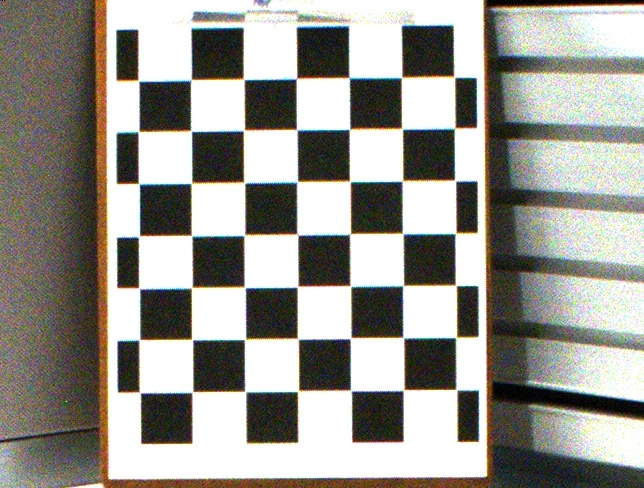
#> input picture images/calibration_images/calibration_image_1.jpg, 644 x 488 px; its folder holds 4 pictures in this run
$ python py_live_stream.py
#> lines starting #> are read from the running program, lines starting #| are printed output that depends on the picture
# -----------------------------------------------------------------------------
# Copyright (c) 2022, Lucid Vision Labs, Inc.
#
# THE SOFTWARE IS PROVIDED "AS IS", WITHOUT WARRANTY OF ANY KIND,
# EXPRESS OR IMPLIED, INCLUDING BUT NOT LIMITED TO THE WARRANTIES
# OF MERCHANTABILITY, FITNESS FOR A PARTICULAR PURPOSE AND
# NONINFRINGEMENT. IN NO EVENT SHALL THE AUTHORS OR COPYRIGHT HOLDERS
# BE LIABLE FOR ANY CLAIM, DAMAGES OR OTHER LIABILITY, WHETHER IN AN
# ACTION OF CONTRACT, TORT OR OTHERWISE, ARISING FROM, OUT OF OR IN
# CONNECTION WITH THE SOFTWARE OR THE USE OR OTHER DEALINGS IN
# THE SOFTWARE.
# -----------------------------------------------------------------------------

#%%
from arena_api.system import system
from arena_api.buffer import *
from arena_api.enums import PixelFormat
from arena_api.__future__.save import Writer

from matplotlib import pyplot as plt
import glob
import ctypes
import numpy as np
import cv2 as cv
import time

'''
Live Stream: Introduction
    This example introduces the basics of running a live stream
    from a single device. This includes creating a device, selecting
    up stream dimensions, getting buffer cpointer data, creating an
    array of the data and reshaping it to fit image dimensions using
    NumPy and displaying using OpenCV-Python.
'''

#%%
def create_devices_with_tries():
    '''
    This function waits for the user to connect a device before raising
        an exception
    '''

    tries = 0
    tries_max = 6
    sleep_time_secs = 10
    while tries < tries_max:  # Wait for device for 60 seconds
        devices = system.create_device()
        if not devices:
            print(
                f'Try {tries+1} of {tries_max}: waiting for {sleep_time_secs} '
                f'secs for a device to be connected!')
            for sec_count in range(sleep_time_secs):
                time.sleep(1)
                print(f'{sec_count + 1 } seconds passed ',
                    '.' * sec_count, end='\r')
            tries += 1
        else:
            print(f'Created {len(devices)} device(s)')
            return devices
    else:
        raise Exception(f'No device found! Please connect a device and run '
                        f'the example again.')

# [184 lines left out: functions resetNodes, setup, saveImage, color_detection, edge_detection, not called in this run]

# %%
## Camera Calibration Setup ##
def calibrationSetup():

    # termination criteria
    criteria = (cv.TERM_CRITERIA_EPS + cv.TERM_CRITERIA_MAX_ITER, 30, 0.001)

    # define dimensions
    dim = (7,7)

    # prepare object points
    objp = np.zeros((dim[0]*dim[1],3), np.float32)
    objp[:,:2] = np.mgrid[0:dim[0],0:dim[1]].T.reshape(-1,2)

    # Arrays to store object points and image points from all the images.
    objPoints = [] # 3d point in real world space
    imgPoints = [] # 2d points in image plane.

    # path to images
    globalPath = "C:/Users/PTHAWAI/OneDrive - Daimler Truck/Documents/LUCIDVisionWorkspace/images/calibration_images"
    # extension
    extension = "/*.jpg"
    # calibration images
    images = glob.glob(globalPath + extension)

    succCount = 0
    failCount = 0
    for image in images:

        # read image
        img = cv.imread(image)
#> img is the input picture: shape (488, 644, 3); mean B, G, R 144.1, 151.1, 152.8
        gray = cv.cvtColor(img, cv.COLOR_BGR2GRAY)
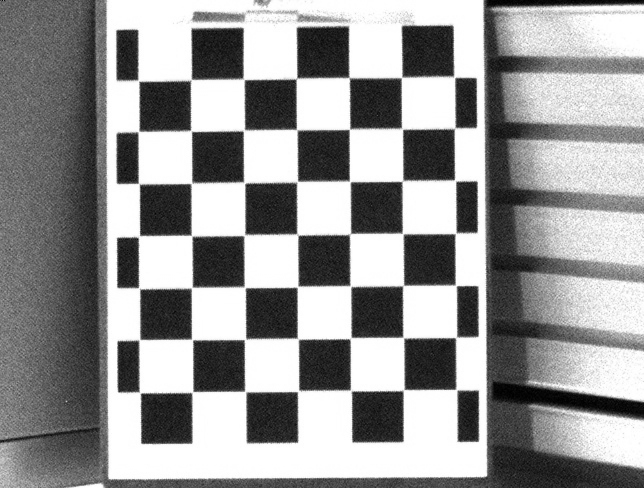
#> gray: shape (488, 644); min 0, max 255, mean 150.8

        # find chessboard corners
        ret, corners = cv.findChessboardCorners(gray, dim, None)
#> ret = True; corners = 49 rows, first 8: [140.4, 393.3], [138.7, 341], [138.3, 287.4], [138.4, 238.5], [138.9, 184], [138.3, 131.8], [138.4, 80.71], [192.1, 392.3]

        # if object found, add object points, refine using cornerSubPix and add image points
        if ret == True:

            objPoints.append(objp)  # append object points
            cornersRef = cv.cornerSubPix(gray, corners, (11,11), (-1,-1), criteria)   # refine corners
#> cornersRef = 49 rows, first 8: [139.9, 392.4], [139.3, 339.7], [139.2, 288.3], [139, 236.3], [138.8, 183.7], [138.6, 131.6], [138.4, 80.62], [192.4, 392.2]
            imgPoints.append(cornersRef)    # append image points
            succCount += 1

        elif ret == False:
            print(f"'Error: Insufficient image {image} to detect chessboard corners OR insufficient dimensions requested")
            failCount += 1
#> pass 2 of the loop in calibrationSetup, `for image in images:`:
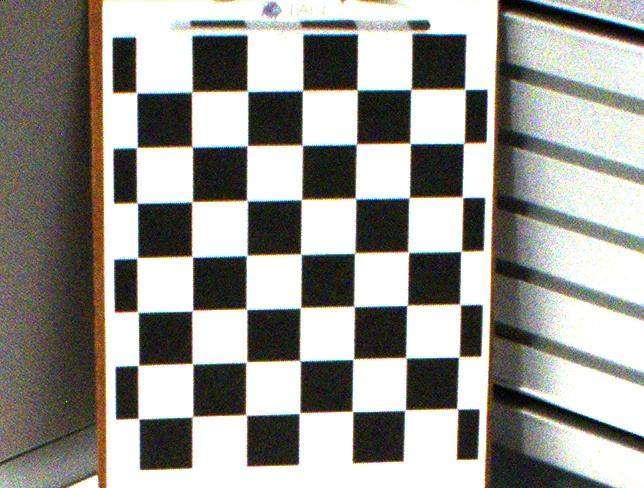
#> input picture images/calibration_images/calibration_image_10.jpg, 644 x 488 px
#> in calibrationSetup, img is the input picture: shape (488, 644, 3); mean B, G, R 146.2, 151.8, 152.6
#> in calibrationSetup, `gray = cv.cvtColor(img, cv.COLOR_BGR2GRAY)`:
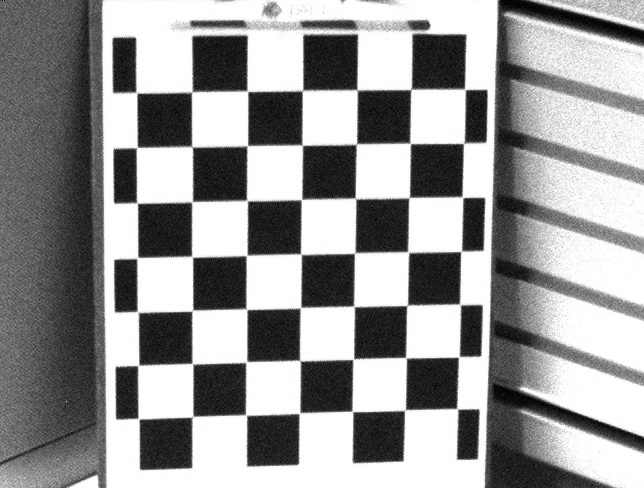
#> gray: shape (488, 644); min 0, max 255, mean 151.4
#> ret = False; corners = 48 rows, first 8: [356.5, 90.5], [302, 90], [402, 96], [410, 143], [356.5, 144.5], [247, 91.5], [302, 145], [247, 145.5]
#> pass 3 of the loop in calibrationSetup, `for image in images:`:
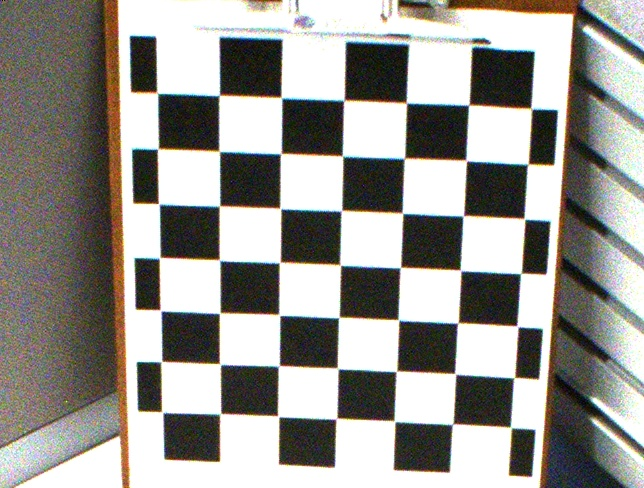
#> input picture images/calibration_images/calibration_image_11.jpg, 644 x 488 px
#> in calibrationSetup, img is the input picture: shape (488, 644, 3); mean B, G, R 145, 150.3, 152.1
#> in calibrationSetup, `gray = cv.cvtColor(img, cv.COLOR_BGR2GRAY)`:
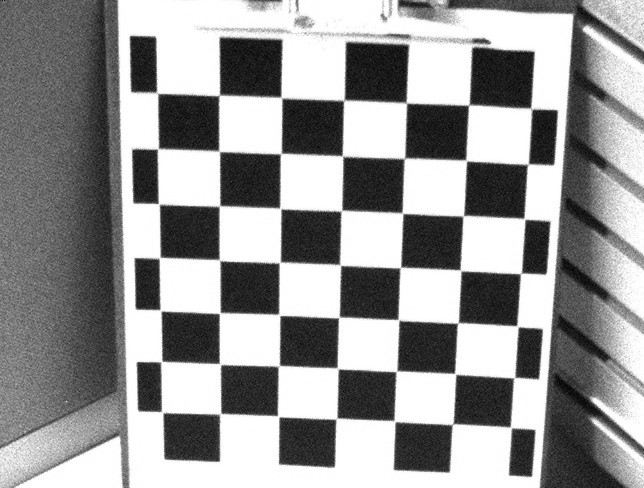
#> gray: shape (488, 644); min 0, max 255, mean 150.2
#> ret = True; corners = 49 rows, first 8: [156, 93.5], [220.4, 94.38], [281, 97.5], [341, 101], [407.8, 103.7], [468.2, 106.1], [532.7, 109.5], [157.3, 149.7]
#> cornersRef = 49 rows, first 8: [157.2, 92.85], [219.1, 95.38], [281.4, 97.58], [343.9, 100.3], [406.4, 102.9], [468.8, 104.9], [531.2, 108.5], [158, 148.8]
#> the loop made 4 passes; the first 3 are shown

    print("Calibration Setup complete")
    print(f"{succCount} out of {len(images)} image(s) succeeded")
    print(f"{failCount} out of {len(images)} image(s) failed")

    return  dim, objPoints, imgPoints, gray

#%%
## Camera Calibration ##
def calibrate(objPoints, imgPoints, gray):

    # calibrate camera/undistort images
    ret, cameraMatrix, distortionCoeffs, rotationVect, translationVect = cv.calibrateCamera(objPoints, imgPoints, gray.shape[::-1], None, None)

    # display calibration outputs
    print(f"Projection Error: \n{ret}\n")
    print(f"Camera Matrix: \n{cameraMatrix}\n")
    print(f"Distortion coefficients: \n{distortionCoeffs}\n")
    print(f"Camera Matrix: \n{cameraMatrix}\n")
    print(f"Rotation Vector: \n{rotationVect}\n")
    print(f"Translation Vector: \n{translationVect}\n")

    # return outputs
    return ret, cameraMatrix, distortionCoeffs, rotationVect, translationVect

#%%
# Re-projection Error
def reprojectionError(objPoints, imgPoints, cameraMatrix, distortionCoeffs, rotationVect, translationVect):

    mean_error = 0
    for i in range(len(objPoints)):
        imgPoints2, _ = cv.projectPoints(objPoints[i], rotationVect[i], translationVect[i], cameraMatrix, distortionCoeffs)
        error = cv.norm(imgPoints[i], imgPoints2, cv.NORM_L2)/len(imgPoints2)
        mean_error += error
    print("total error: {}".format(mean_error/len(objPoints)))

# [68 lines left out: functions undistort, draw, drawCube, poseEstimate, not called in this run]

#%%
def example_entry_point():
    """
    demonstrates live stream
    (1) Start device stream
    (2) Get a buffer and create a copy
    (3) Requeue the buffer
    (4) Calculate bytes per pixel for reshaping
    (5) Create array from buffer cpointer data
    (6) Create a NumPy array with the image shape
    (7) Display the NumPy array using OpenCV
    (8) When Esc is pressed, stop stream and destroy OpenCV windows
    """

    # calibrate camera
    dim, objPoints, imgPoints, gray = calibrationSetup()
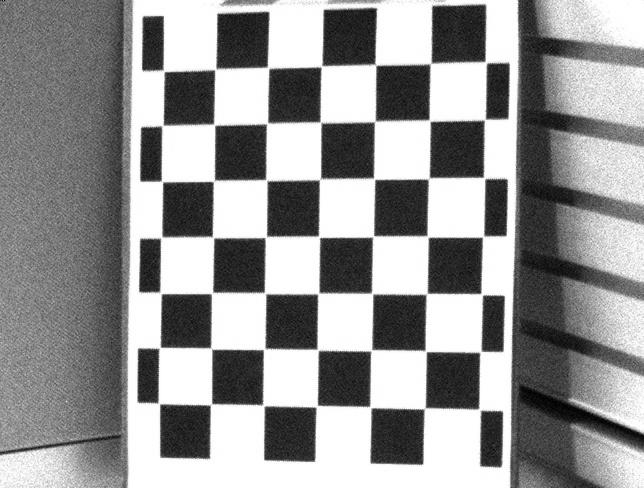
#> gray: shape (488, 644); min 0, max 255, mean 149.1
    ret, cameraMatrix, distortionCoeffs, rotationVect, translationVect = calibrate(objPoints, imgPoints, gray)
    reprojectionError(objPoints, imgPoints, cameraMatrix, distortionCoeffs, rotationVect, translationVect)

    devices = create_devices_with_tries()
    device = devices[0]

    # reset
    resetNodes(device)

    # Setup
    num_channels, pixel_format = setup(device)

    curr_frame_time = 0
    prev_frame_time = 0

    # define items for pose estimation function
    objp = np.zeros((dim[0]*dim[1],3), np.float32)
    objp[:,:2] = np.mgrid[0:dim[0],0:dim[1]].T.reshape(-1,2)
    axis = np.float32([[3,0,0], [0,3,0], [0,0,-3]]).reshape(-1,3)
    axisCube = np.float32([[0,0,0], [0,3,0], [3,3,0], [3,0,0], [0,0,-3],[0,3,-3],[3,3,-3],[3,0,-3]])

    with device.start_stream():
        """
        Infinitely fetch and display buffer data until esc is pressed
        """
        saveCount = 0
        while True:
            # Used to display FPS on stream
            curr_frame_time = time.time()

            buffer = device.get_buffer()

            """
            Copy buffer and requeue to avoid running out of buffers
            """
            item = BufferFactory.copy(buffer)
            device.requeue_buffer(buffer)

            buffer_bytes_per_pixel = int(len(item.data)/(item.width * item.height))
            """
            Buffer data as cpointers can be accessed using buffer.pbytes
            """
            array = (ctypes.c_ubyte * num_channels * item.width * item.height).from_address(ctypes.addressof(item.pbytes))
            """
            Create a reshaped NumPy array to display using OpenCV
            """
            npndarray = np.ndarray(buffer=array, dtype=np.uint8, shape=(item.height, item.width, buffer_bytes_per_pixel))
            npndarray_gray = cv.cvtColor(npndarray, cv.COLOR_BGR2GRAY)
            # ----- color object detection -----

            # define BGR colors
            white = np.uint8([[[255, 255, 255]]])
            blue = np.uint8([[[255, 0, 0]]])
            green = np.uint8([[[0, 255, 0]]])
            red = np.uint8([[[0, 0, 255]]])

            # convert to HSV colors
            white_hsv = cv.cvtColor(white, cv.COLOR_BGR2HSV)
            blue_hsv = cv.cvtColor(blue, cv.COLOR_BGR2HSV)
            green_hsv = cv.cvtColor(green, cv.COLOR_BGR2HSV)
            red_hsv = cv.cvtColor(red, cv.COLOR_BGR2HSV)

            # call color detection function
            mask, res = color_detection(npndarray, green_hsv)

            # call edge detection function
            edges, edges_dilated = edge_detection(npndarray)

            # undistort
            imgUndist = undistort(npndarray, cameraMatrix, distortionCoeffs)

            # pose estimate output
            est = poseEstimate(npndarray_gray, dim, objp, axis, axisCube, cameraMatrix, distortionCoeffs)

            # pose
            # -----------------------------------
            # stream
            fps = str(1/(curr_frame_time - prev_frame_time))
            cv.putText(npndarray, fps, (7, 70), cv.FONT_HERSHEY_SIMPLEX, 3, (100, 255, 0), 3, cv.LINE_AA)
            cv.imshow('Raw', npndarray)

            # [5 lines of commented-out code are left out]
            '''
            cv.putText(mask, fps, (7, 70), cv.FONT_HERSHEY_SIMPLEX, 3, (100, 255, 0), 3, cv.LINE_AA)
            cv.imshow('Masked', mask)

            cv.putText(res, fps, (7, 70), cv.FONT_HERSHEY_SIMPLEX, 3, (100, 255, 0), 3, cv.LINE_AA)
            cv.imshow('Color Isolated', res)

            cv.putText(edges, fps, (7, 70), cv.FONT_HERSHEY_SIMPLEX, 3, (100, 255, 0), 3, cv.LINE_AA)
            cv.imshow('Original Edge Detection', edges)

            cv.putText(edges_dilated, fps, (7, 70), cv.FONT_HERSHEY_SIMPLEX, 3, (100, 255, 0), 3, cv.LINE_AA)
            cv.imshow('Dilated Edge Detection', edges_dilated)
            '''

            """
            Destroy the copied item to prevent memory leaks
            """
            BufferFactory.destroy(item)

            prev_frame_time = curr_frame_time

            """
            Break if esc key is pressed
            """
            key = cv.waitKey(1)
            if key == 27:
                break
            elif key == ord("s"):
                #saveImage(buffer, pixel_format, saveCount)
                cv.imwrite(f"images/testimages/image_{saveCount+1}.jpg", npndarray)
                saveCount += 1

        device.stop_stream()
        cv.destroyAllWindows()

    system.destroy_device()

#%%
if __name__ == '__main__':
    print('\nWARNING:\nTHIS EXAMPLE MIGHT CHANGE THE DEVICE(S) SETTINGS!')
    print('\nExample started\n')
    example_entry_point()
#> (the call stopped at in create_devices_with_tries, `devices = system.create_device()`: arena_api is not available in this run)
    print('\nExample finished successfully')
